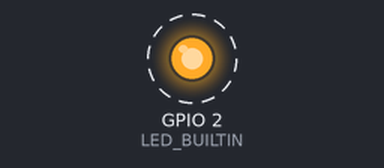
A sketch run on a simulated ESP32. Shown: output pins drawn as LEDs (lit = HIGH). Dashed ring = blinking.

Above: at 0.2 s.
Timing chart, 0 to 3.0 s (numbered marks = the images above):
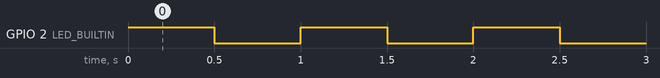

Measured:
- by itself, GPIO 2 (LED_BUILTIN): alternates HIGH for 0.50 s and LOW for 0.50 s

The sketch:

01_Blink.ino
```cpp
// CarloHustle TV - ESP32 Daily Project 01
// Built-in ESP32 Arduino core only.

#ifndef LED_BUILTIN
#define LED_BUILTIN 2
#endif

const unsigned long blinkIntervalMs = 500;

void setup() {
  pinMode(LED_BUILTIN, OUTPUT);
}

void loop() {
  digitalWrite(LED_BUILTIN, HIGH);
  delay(blinkIntervalMs);
  digitalWrite(LED_BUILTIN, LOW);
  delay(blinkIntervalMs);
}
```
